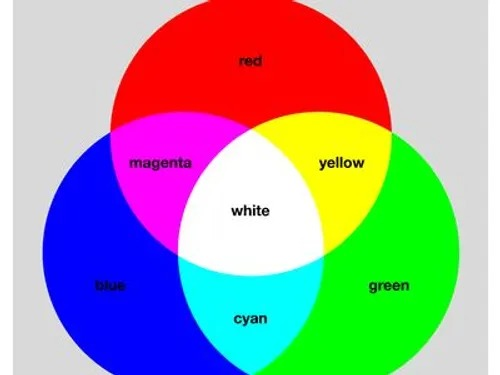
#> input picture images/RGB_image.jpg, 500 x 375 px, found by its file name
$ python image_90_degree_rotation.py
#> lines starting #> are read from the running program, lines starting #| are printed output that depends on the picture
import numpy as np
import matplotlib.pyplot as plt
from PIL import Image
def rotate_image_90(image, direction="clockwise"):
    width, height = image.size
    new_image = Image.new("RGB", (height, width))

    for y in range(height):
        for x in range(width):
            if direction == "clockwise":
                # (x,y) -> (height-1-y, x)
                new_image.putpixel((height - 1 - y, x), image.getpixel((x, y)))
            elif direction == "anticlockwise":
                # (x,y) -> (y, width-1-x)
                new_image.putpixel((y, width - 1 - x), image.getpixel((x, y)))
            else:
                raise ValueError("Direction must be 'clockwise' or 'anticlockwise'")

    return new_image
input_image_path=r"C:\Users\ASUS\Desktop\image mid\images\RGB_image.jpg"
image = Image.open(input_image_path)
#> image is the input picture: PIL image 500x375 RGB; mean R, G, B 161.5, 160, 159.6
rotated_cw = rotate_image_90(image, "clockwise")
#> in rotate_image_90, `new_image = Image.new("RGB", (height, width))`: new_image: PIL image 375x500 RGB; every value is 0
#> after the loop in rotate_image_90, `for y in range(height):`:
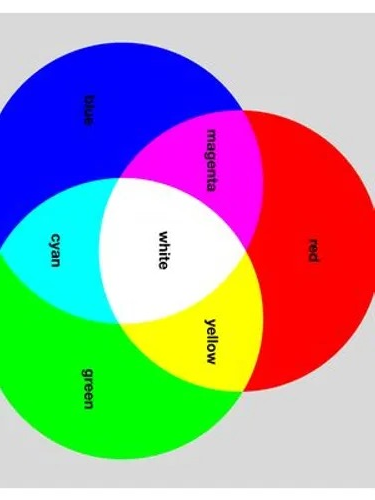
#> new_image: PIL image 375x500 RGB; mean R, G, B 161.5, 160, 159.6
rotated_ccw = rotate_image_90(image, "anticlockwise")
#> call 2 of rotate_image_90, with direction = 'anticlockwise'
#> after the loop in rotate_image_90 (call 2), `for y in range(height):`:
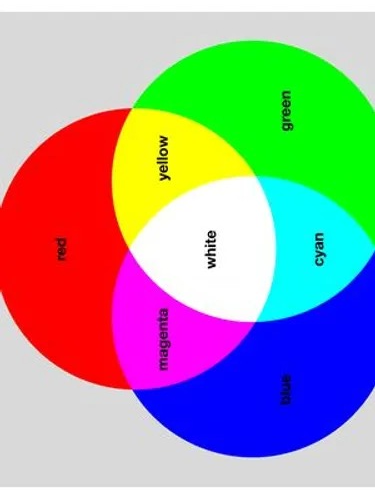
#> new_image: PIL image 375x500 RGB; mean R, G, B 161.5, 160, 159.6

plt.figure(figsize=(15,5))
plt.subplot(1,3,1)
plt.imshow(image)
plt.title('Original')
plt.axis('off')

plt.subplot(1,3,2)
plt.imshow(rotated_cw)
plt.title('90° Clockwise')
plt.axis('off')

plt.subplot(1,3,3)
plt.imshow(rotated_ccw)
plt.title('90° Anticlockwise')
plt.axis('off')

plt.tight_layout()
plt.show()
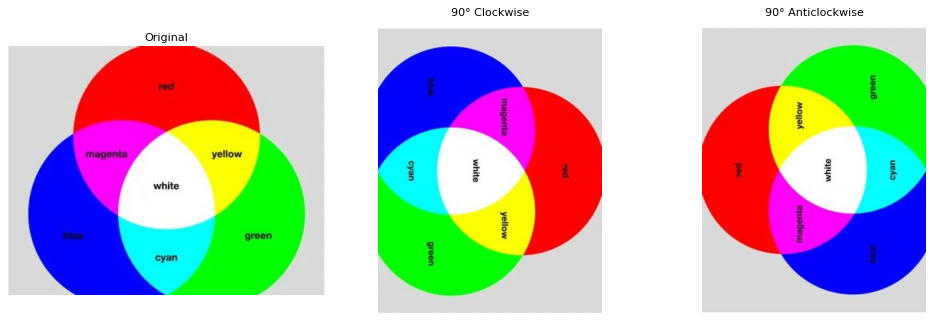
#> figure drawn by matplotlib, 3 panels
